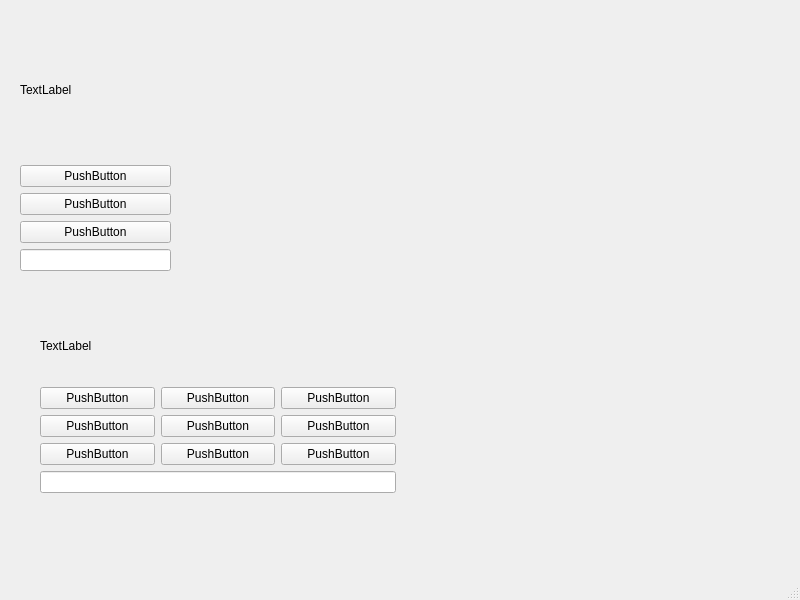
<?xml version="1.0" encoding="UTF-8"?>
<ui version="4.0">
 <class>MainWindow</class>
 <widget class="QMainWindow" name="MainWindow">
  <property name="geometry">
   <rect>
    <x>0</x>
    <y>0</y>
    <width>800</width>
    <height>600</height>
   </rect>
  </property>
  <property name="windowTitle">
   <string>MainWindow</string>
  </property>
  <widget class="QWidget" name="centralwidget">
   <widget class="QWidget" name="gridLayoutWidget">
    <property name="geometry">
     <rect>
      <x>40</x>
      <y>310</y>
      <width>356</width>
      <height>183</height>
     </rect>
    </property>
    <layout class="QGridLayout" name="gridLayout">
     <item row="2" column="1">
      <widget class="QPushButton" name="pushButton_5">
       <property name="text">
        <string>PushButton</string>
       </property>
      </widget>
     </item>
     <item row="3" column="1">
      <widget class="QPushButton" name="pushButton_7">
       <property name="text">
        <string>PushButton</string>
       </property>
      </widget>
     </item>
     <item row="3" column="0">
      <widget class="QPushButton" name="pushButton_6">
       <property name="text">
        <string>PushButton</string>
       </property>
      </widget>
     </item>
     <item row="3" column="2">
      <widget class="QPushButton" name="pushButton_9">
       <property name="text">
        <string>PushButton</string>
       </property>
      </widget>
     </item>
     <item row="2" column="2">
      <widget class="QPushButton" name="pushButton_8">
       <property name="text">
        <string>PushButton</string>
       </property>
      </widget>
     </item>
     <item row="4" column="1">
      <widget class="QPushButton" name="pushButton_11">
       <property name="text">
        <string>PushButton</string>
       </property>
      </widget>
     </item>
     <item row="4" column="0">
      <widget class="QPushButton" name="pushButton_10">
       <property name="text">
        <string>PushButton</string>
       </property>
      </widget>
     </item>
     <item row="4" column="2">
      <widget class="QPushButton" name="pushButton_12">
       <property name="text">
        <string>PushButton</string>
       </property>
      </widget>
     </item>
     <item row="2" column="0">
      <widget class="QPushButton" name="pushButton_4">
       <property name="text">
        <string>PushButton</string>
       </property>
      </widget>
     </item>
     <item row="5" column="0" colspan="3">
      <widget class="QLineEdit" name="lineEdit_2"/>
     </item>
     <item row="1" column="0" colspan="3">
      <widget class="QLabel" name="label_2">
       <property name="text">
        <string>TextLabel</string>
       </property>
      </widget>
     </item>
    </layout>
   </widget>
   <widget class="QWidget" name="">
    <property name="geometry">
     <rect>
      <x>20</x>
      <y>20</y>
      <width>151</width>
      <height>251</height>
     </rect>
    </property>
    <layout class="QVBoxLayout" name="verticalLayout">
     <item>
      <widget class="QLabel" name="label">
       <property name="text">
        <string>TextLabel</string>
       </property>
      </widget>
     </item>
     <item>
      <widget class="QPushButton" name="pushButton">
       <property name="text">
        <string>PushButton</string>
       </property>
      </widget>
     </item>
     <item>
      <widget class="QPushButton" name="pushButton_2">
       <property name="text">
        <string>PushButton</string>
       </property>
      </widget>
     </item>
     <item>
      <widget class="QPushButton" name="pushButton_3">
       <property name="text">
        <string>PushButton</string>
       </property>
      </widget>
     </item>
     <item>
      <widget class="QLineEdit" name="lineEdit"/>
     </item>
    </layout>
   </widget>
  </widget>
  <widget class="QMenuBar" name="menubar">
   <property name="geometry">
    <rect>
     <x>0</x>
     <y>0</y>
     <width>800</width>
     <height>30</height>
    </rect>
   </property>
  </widget>
  <widget class="QStatusBar" name="statusbar"/>
 </widget>
 <resources/>
 <connections/>
</ui>
